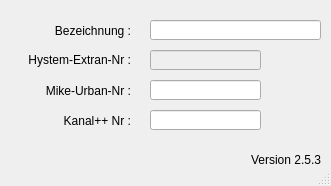
<?xml version="1.0" encoding="UTF-8"?>
<ui version="4.0">
 <class>MainWindow</class>
 <widget class="QMainWindow" name="MainWindow">
  <property name="geometry">
   <rect>
    <x>0</x>
    <y>0</y>
    <width>331</width>
    <height>186</height>
   </rect>
  </property>
  <property name="windowTitle">
   <string>MainWindow</string>
  </property>
  <property name="layoutDirection">
   <enum>Qt::LeftToRight</enum>
  </property>
  <widget class="QWidget" name="centralwidget">
   <widget class="QLabel" name="label">
    <property name="geometry">
     <rect>
      <x>10</x>
      <y>50</y>
      <width>121</width>
      <height>21</height>
     </rect>
    </property>
    <property name="text">
     <string>&lt;html&gt;&lt;head/&gt;&lt;body&gt;&lt;p align=&quot;right&quot;&gt;Hystem-Extran-Nr :&lt;/p&gt;&lt;/body&gt;&lt;/html&gt;</string>
    </property>
    <property name="alignment">
     <set>Qt::AlignRight|Qt::AlignTrailing|Qt::AlignVCenter</set>
    </property>
   </widget>
   <widget class="QLabel" name="label_2">
    <property name="geometry">
     <rect>
      <x>10</x>
      <y>80</y>
      <width>121</width>
      <height>21</height>
     </rect>
    </property>
    <property name="text">
     <string>Mike-Urban-Nr :</string>
    </property>
    <property name="alignment">
     <set>Qt::AlignRight|Qt::AlignTrailing|Qt::AlignVCenter</set>
    </property>
   </widget>
   <widget class="QLabel" name="label_3">
    <property name="geometry">
     <rect>
      <x>10</x>
      <y>110</y>
      <width>121</width>
      <height>21</height>
     </rect>
    </property>
    <property name="text">
     <string>Kanal++ Nr :</string>
    </property>
    <property name="alignment">
     <set>Qt::AlignRight|Qt::AlignTrailing|Qt::AlignVCenter</set>
    </property>
   </widget>
   <widget class="QLabel" name="label_4">
    <property name="geometry">
     <rect>
      <x>10</x>
      <y>20</y>
      <width>121</width>
      <height>21</height>
     </rect>
    </property>
    <property name="text">
     <string>Bezeichnung :</string>
    </property>
    <property name="alignment">
     <set>Qt::AlignRight|Qt::AlignTrailing|Qt::AlignVCenter</set>
    </property>
   </widget>
   <widget class="QLineEdit" name="he_nr">
    <property name="enabled">
     <bool>false</bool>
    </property>
    <property name="geometry">
     <rect>
      <x>150</x>
      <y>50</y>
      <width>111</width>
      <height>20</height>
     </rect>
    </property>
    <property name="layoutDirection">
     <enum>Qt::RightToLeft</enum>
    </property>
    <property name="autoFillBackground">
     <bool>false</bool>
    </property>
    <property name="text">
     <string/>
    </property>
    <property name="frame">
     <bool>true</bool>
    </property>
   </widget>
   <widget class="QLineEdit" name="mu_nr">
    <property name="enabled">
     <bool>true</bool>
    </property>
    <property name="geometry">
     <rect>
      <x>150</x>
      <y>80</y>
      <width>111</width>
      <height>20</height>
     </rect>
    </property>
    <property name="layoutDirection">
     <enum>Qt::RightToLeft</enum>
    </property>
    <property name="autoFillBackground">
     <bool>false</bool>
    </property>
    <property name="text">
     <string/>
    </property>
    <property name="frame">
     <bool>true</bool>
    </property>
   </widget>
   <widget class="QLineEdit" name="kp_nr">
    <property name="geometry">
     <rect>
      <x>150</x>
      <y>110</y>
      <width>111</width>
      <height>20</height>
     </rect>
    </property>
    <property name="text">
     <string/>
    </property>
   </widget>
   <widget class="QLineEdit" name="profilnam">
    <property name="geometry">
     <rect>
      <x>150</x>
      <y>20</y>
      <width>171</width>
      <height>20</height>
     </rect>
    </property>
    <property name="text">
     <string/>
    </property>
   </widget>
   <widget class="QLabel" name="lb_version">
    <property name="geometry">
     <rect>
      <x>250</x>
      <y>150</y>
      <width>71</width>
      <height>20</height>
     </rect>
    </property>
    <property name="toolTip">
     <string>Version QKan Import</string>
    </property>
    <property name="text">
     <string>Version 2.5.3</string>
    </property>
    <property name="alignment">
     <set>Qt::AlignRight|Qt::AlignTrailing|Qt::AlignVCenter</set>
    </property>
   </widget>
  </widget>
  <widget class="QStatusBar" name="statusbar"/>
 </widget>
 <tabstops>
  <tabstop>profilnam</tabstop>
  <tabstop>he_nr</tabstop>
  <tabstop>mu_nr</tabstop>
  <tabstop>kp_nr</tabstop>
 </tabstops>
 <resources/>
 <connections/>
</ui>
